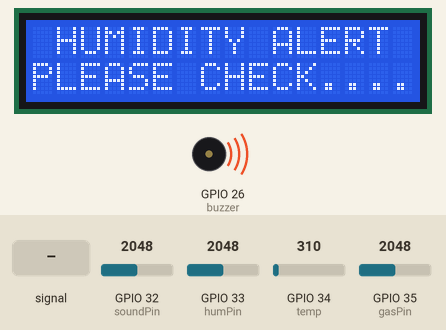
A sketch run on a simulated ESP32. Parts: 16×2 character LCD, buzzer (waves = sounding, pin HIGH). Inputs (shaded band) come from the test bench; at power-on: GPIO 33 (humPin) = 2048, GPIO 34 (temp) = 310, GPIO 32 (soundPin) = 2048, GPIO 35 (gasPin) = 2048. WiFi joins after 1.5 s; servers stay silent unless stated; uploads are accepted with an empty reply; what the sketch prints to the serial monitor is not drawn.

Above: at 3.9 s.
4.0 s: GPIO 33 (humPin) set to 3430
12.7 s: GPIO 33 (humPin) set to 3526
At 14.7 s:
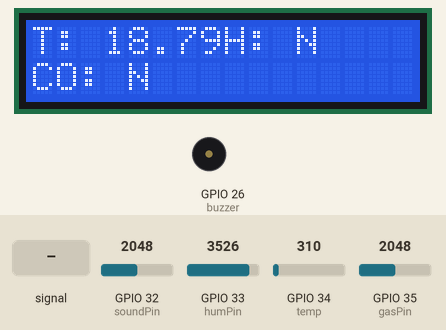
17.2 s: GPIO 32 (soundPin) fed a 200 Hz sine of ±1842 counts around its level
At 19.6 s:
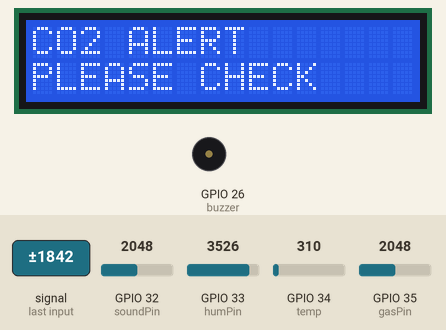
23.9 s: GPIO 34 (temp) set to 372
At 25.3 s:
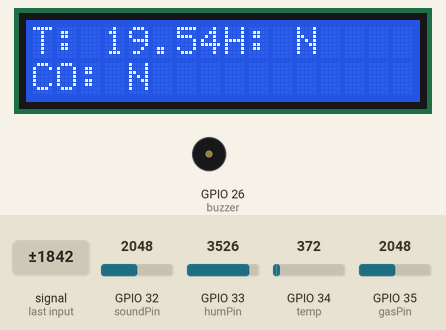
28.4 s: GPIO 34 (temp) set to 434
At 29.5 s:
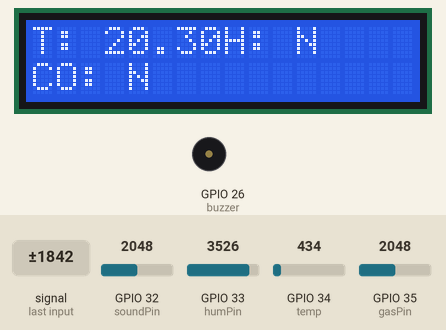
32.9 s: GPIO 34 (temp) set to 527
At 33.8 s:
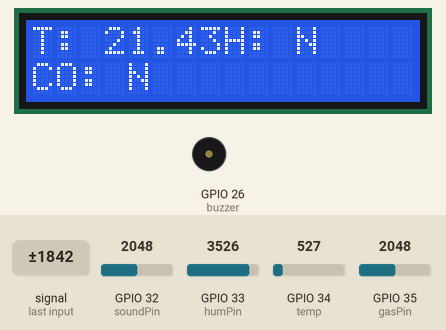
Timing chart, 0 to 38.4 s (numbered marks = the images above; inputs shaded):
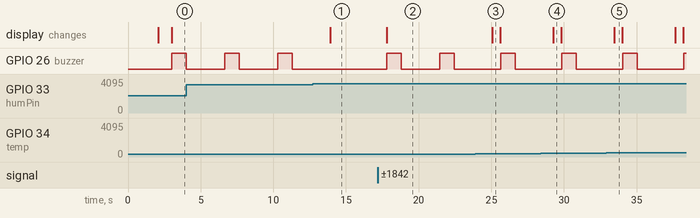

The sketch:

indoor_air_quality_bharath.ino
```cpp
#include <WiFi.h>
#include <HTTPClient.h>
#include <LiquidCrystal.h>
#include <String.h>

LiquidCrystal lcd (15,2,4,16,17,5);

#define temp 34
#define gasPin 35
#define soundPin 32
#define humPin 33
#define buzzer 26

float temp1=0.0;
unsigned temp2 = 0;
int gas  = 0;
int sound  = 0;
int hum = 0;
int gas1 = 0;


char g = 'N';
char s = 'N';
char h = 'N';

// WiFi parameters to be configured
const char* ssid = "project12"; // Hoofdlettergevoelig
const char* password = "project123456"; // Hoofdlettergevoelig

String q = "http://projectsiot.xyz/IoTProjects/IndoorAir/upload.php?";
String iot = "\0";
String p = "http://sms.scubedigi.com/api.php?username=Mydreamacd&password=Mydream123&to=9493206867&from=MYDREM&message=";
String msg = "\0";
String gas2 = "\0";
/*
int freq = 5000;
int ledChannel = 0;
int resolution = 8;
int dutyCycle = 0;
*/


void lcdstring (int a, int b, String w)
{
  lcd.setCursor(a,b);
  lcd.print(w);
}

void beep ()
{
  digitalWrite(buzzer,HIGH);
  delay(1000);
  digitalWrite(buzzer,LOW);
  delay(100);
}

void setup(void) {
  Serial.begin(9600);
  Serial.print("Bezig met verbinden");
 WiFi.begin(ssid, password); // Connect to WiFi
 lcd.begin(16,2);

lcd.clear();
lcd.setCursor(0,0);
        lcd.print("AIR QUALITY S/M");
        lcd.setCursor( 2,1);
         lcd.print("   USING IOT   ");
         delay(2000);

          pinMode(humPin,INPUT);
          pinMode(soundPin,INPUT);
          pinMode(gasPin,INPUT);
          pinMode(temp,INPUT);
          pinMode(buzzer,OUTPUT);

       // configure LED PWM functionalitites
  //ledcSetup(ledChannel, freq, resolution);

  // attach the channel to the GPIO to be controlled
  //ledcAttachPin(led, ledChannel);

  // while wifi not connected yet, print '.'
  // then after it connected, get out of the loop
  while (WiFi.status() != WL_CONNECTED) {
     lcd.clear();
     lcdstring(0,0,"connecting to ");
     lcdstring(0,1,ssid);
     delay(500);
     Serial.print(".");
  }
  lcd.clear();
     lcdstring(0,0,"connected to");
     lcdstring(0,1,ssid);
  // Verbonden.
  Serial.println("OK!");

  // Access Point (SSID).
  Serial.print("SSID: ");
  Serial.println(WiFi.SSID());

  // IP adres.
  Serial.print("IP: ");
  Serial.println(WiFi.localIP());

  // Signaalsterkte.
  long rssi = WiFi.RSSI();
  Serial.print("Signaal sterkte (RSSI): ");
  Serial.print(rssi);
  Serial.println(" dBm");
  Serial.println("");


if(WiFi.status()== WL_CONNECTED){ //Check WiFi connection status

    HTTPClient http; //Declare an object of class HTTPClient
   // http.begin("http://sms.scubedigi.com/api.php?username=Mydreamacd&password=Mydre@m123&to=9652490222&from=MYDREM&message=RJANED;LKSDF"); //Specify request destination

  http.begin("http://projectsiot.xyz/IoTProjects/IndoorAir/upload.php?a=U&b=N&c=N&d=N&e=N");

int httpCode = http.GET(); //Send the request
    if (httpCode > 0) { //Check the returning code
      String payload = http.getString(); //Get the request response payload
      Serial.println(payload); //Print the response payload
    }
    http.end(); //Close connection

delay(500);
}
/*
Serial.println("sending welcome message............");

 if(WiFi.status()== WL_CONNECTED){ //Check WiFi connection status

    HTTPClient http; //Declare an object of class HTTPClient
   http.begin("http://sms.scubedigi.com/api.php?username=Mydreamacd&password=Mydre@m123&to=9493206867&from=MYDREM&message=WELCOME%20TO%20PROJECT"); //Specify request destination

  //http.begin("http://projectsiot.xyz/IoTProjects/PrepaidCardPetrol/petrolcard.php?a=U&b=0&c=0");

int httpCode = http.GET(); //Send the request
    if (httpCode > 0) { //Check the returning code
      String payload = http.getString(); //Get the request response payload
      Serial.println(payload); //Print the response payload
    }
    http.end(); //Close connection

delay(500);
}
*/
}

void loop() {

g = 'R';
s = 'N';
h = 'N';

temp2 = analogRead(temp);
float V=temp2*(5/(4095.00));
//float V=temp2*(5/(1023.00));
  temp1=V*10;

  temp1 = temp1 +15 ;
Serial.print("temperature is = "); Serial.println(temp1);
delay(50);

gas = analogRead(gasPin);
delay(50);
sound = analogRead(soundPin);
delay(50);
//analogReadResolution(10);
hum = analogRead(humPin);
delay(50);

Serial.println("gas = "+String(gas));
Serial.println("sound = "+String(sound));
Serial.println("hum = "+String(hum));

if (temp1 > 55)
{
  lcd.clear();
  lcdstring(0,0,"TEMPERATURE ALERT");
  lcdstring(0,1,"T: "+String(temp1));
  delay(20);
  beep ();
   iot  = q + "a=" + String(temp1) + "&b=" + h +"&c=" + g + "&d=" + s;
  send2server ();
  msg = p +"Temperature%20Alert%0AT: "+String(temp1);
// sendmsg();
  delay(2000);
}
else if (sound > 3500)
{
  s = 'Y';
  lcd.clear();
  lcdstring(0,0,"CO2 ALERT        ");
  lcdstring(0,1,"PLEASE CHECK     ");
  delay(20);
 beep ();
   iot  = q + "a=" + String(temp1) + "&b=" + h +"&c=" + g + "&d=" + s;
  send2server ();
  msg = p +"SOUND%20Alert%20PLEASE%20CHECK";
// sendmsg ();
  delay(2000);
}
/*
else if (gas > 3000)
{
   lcd.clear();
  lcdstring(0,0,"CO  ALERT       ");
  lcdstring(0,1,"PLEASE CHECK....");
  delay(20);
  beep ();
   iot  = q + "a=" + String(temp1) + "&b=" + h +"&c=" + g + "&d=" + s;
  send2server ();
  msg = p +"HARMFULL%20AIR%DETECTED%20PLEASE%20CHECK";
// sendmsg ();
  delay(2000);
}
*/
else if (hum < 3500)
{
  h = 'Y';
  lcd.clear();
  lcdstring(0,0," HUMIDITY ALERT");
  lcdstring(0,1,"PLEASE CHECK....");
  delay(20);
  beep ();
   iot  = q + "a=" + String(temp1) + "&b=" + h +"&c=" + g + "&d=" + s;
  send2server ();
  msg = p +"HUMIDITY%20Alert%20PLEASE%20CHECK";
//sendmsg ();
  delay(2000);
}


else
{
  lcd.clear();
  lcdstring(0,0,"T: "+String(temp1));
  lcdstring(8,0,"H: "+ String(h));
  lcdstring(0,1,"CO: "+String(s));
//  lcdstring(8,1,"CO2: "+String(g));
  delay(10);
   iot  = q + "a=" + String(temp1) + "&b=" + h +"&c=" + g + "&d=" + s;
  send2server ();
}

/*
if (gas <650)
{
  gas1 = map(gas,50,650,350,1000);
  gas2 = "FRESH%20AIR";
  Serial.println("map1 = "+String(gas1));
}
else if ((gas >= 650)&&(gas < 1000))
{
  gas1 = map(gas,650,1000,1000,2000);
  gas2 = "POOR%20AIR";
  Serial.println("map2 = "+String(gas1));
}
else if (gas >= 1000)
{
  gas1 = map(gas,1500,4000,2000,4000);
  gas2 = "HARMFUL%20AIR";
  Serial.println("map2 = "+String(gas1));
}

if (temp1 > 55)
{
  lcd.clear();
  lcdstring(0,0,"TEMPERATURE ALERT");
  lcdstring(0,1,"T: "+String(temp1));
  delay(20);
  beep ();
   iot  = q + "a=" + String(temp1) + "&b=" + String(gas2) +"&c=N&d=N";
  send2server ();
  msg = p +"Temperature%20Alert%0AT: "+String(temp1);
// sendmsg();
  delay(2000);
}

else if (gas > 1000)
{
   lcd.clear();
  lcdstring(0,0,"HARMFULL AIR ALERT");
  lcdstring(0,1,"PLEASE CHECK....");
  delay(20);
  beep ();
   iot  = q + "a=" + String(temp1) + "&b=" + String(gas2) +"&c=N&d=N";
  send2server ();
  msg = p +"HARMFULL%20AIR%DETECTED%20PLEASE%20CHECK";
 // sendmsg ();
  delay(2000);
}
else if (hum < 3500)
{
  lcd.clear();
  lcdstring(0,0," HUMIDITY ALERT");
  lcdstring(0,1,"PLEASE CHECK....");
  delay(20);
  beep ();
  iot  = q + "a=" + String(temp1) + "&b=" + String(gas2) +"&c=Y&d=N";
  send2server ();
  msg = p +"HUMIDITY%20Alert%20PLEASE%20CHECK";
  //sendmsg ();
  delay(2000);
}
else if ((sound > 1100)&&(sound < 4000))
{
  lcd.clear();
  lcdstring(0,0,"SOUND ALERT");
  lcdstring(0,1,"PLEASE CHECK....");
  delay(20);
 beep ();
 iot  = q + "a=" + String(temp1) + "&b=" + String(gas2) +"&c=N&d=Y";
  send2server ();
  msg = p +"SOUND%20Alert%20PLEASE%20CHECK";
//  sendmsg ();
  delay(2000);
}

else
{
  lcd.clear();
  lcdstring(0,0,"T: "+String(temp1));
  lcdstring(8,0,"G: "+ String(gas1));
  lcdstring(0,1,"S: 0");
  lcdstring(8,1,"H: 0");
  delay(10);
  iot  = q + "a=" + String(temp1) + "&b=" + String(gas2) +"&c=N&d=N";
  send2server ();
}
*/
}// LOOP

void send2server ()
{
   Serial.println(iot);
if(WiFi.status()== WL_CONNECTED){ //Check WiFi connection status

    HTTPClient http; //Declare an object of class HTTPClient

   http.begin(iot);

int httpCode = http.GET(); //Send the request
    if (httpCode > 0) { //Check the returning code
      String payload = http.getString(); //Get the request response payload
      Serial.println(payload); //Print the response payload
    }
    http.end(); //Close connection

delay(100);
}
}
void sendmsg ()
{
  Serial.println("sending message-----------");

 Serial.print("msg = "); Serial.println(msg);
if(WiFi.status()== WL_CONNECTED){ //Check WiFi connection status

    HTTPClient http; //Declare an object of class HTTPClient

  http.begin(msg);

int httpCode = http.GET(); //Send the request
    if (httpCode > 0) { //Check the returning code
      String payload = http.getString(); //Get the request response payload
      Serial.println(payload); //Print the response payload
    }
    http.end(); //Close connection

delay(100);
}

}
```

Measured:
- the behaviour switches between 3499 and 3500 on GPIO 33 (humPin) (found by bisection; images 0 and 1)
- after the input at 12.7 s, GPIO 26 (buzzer): stays LOW (without the input it goes to HIGH after 1.2 s); the display: changes after 1.2 s (image 1)
- after the input at 17.2 s, GPIO 26 (buzzer): alternates HIGH for 1.0 s and LOW for 2.6 s, starting after 0.61 s; the display: changes after 0.59 s (image 2)
- after the input at 23.9 s, the display: changes after 1.2 s (image 3)
- after the input at 28.4 s, the display: changes after 0.87 s (image 4)
- after the input at 32.9 s, the display: changes after 0.56 s (image 5)
- by itself, GPIO 26 (buzzer): alternates HIGH for 1.0 s and LOW for 2.6 s
